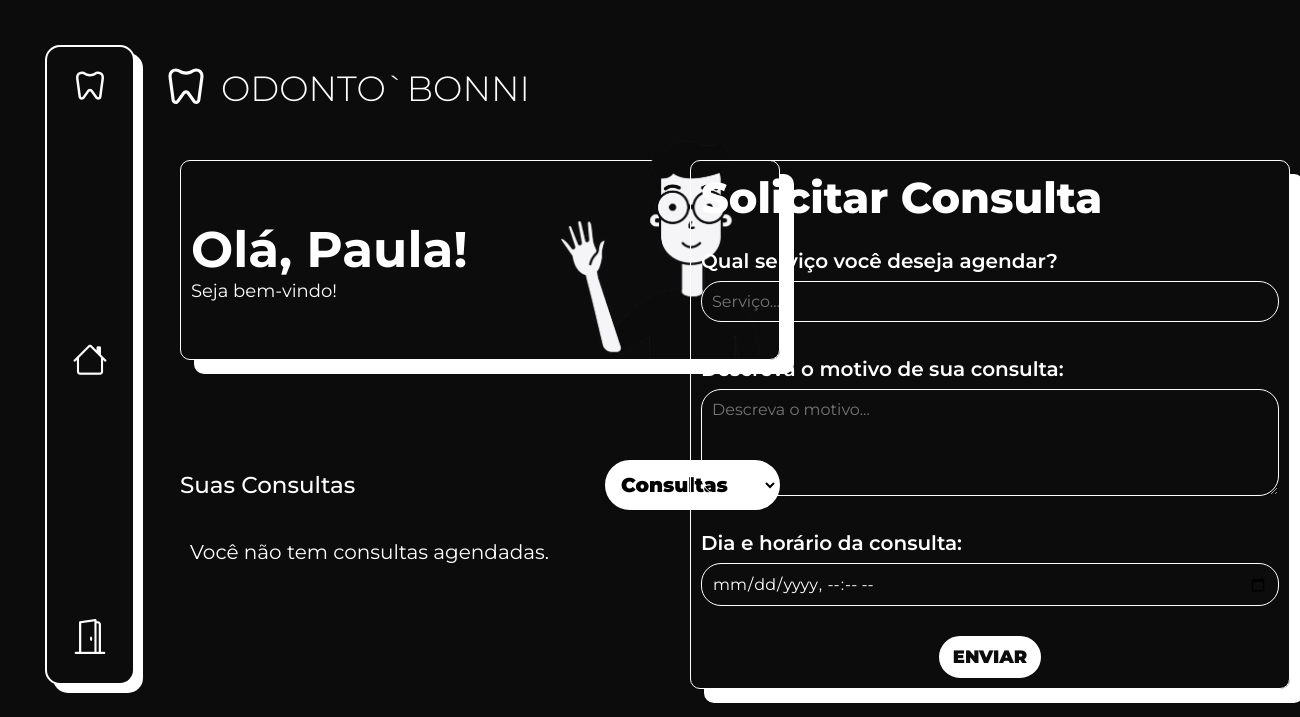
The page / (signed in) on the database as committed earlier.
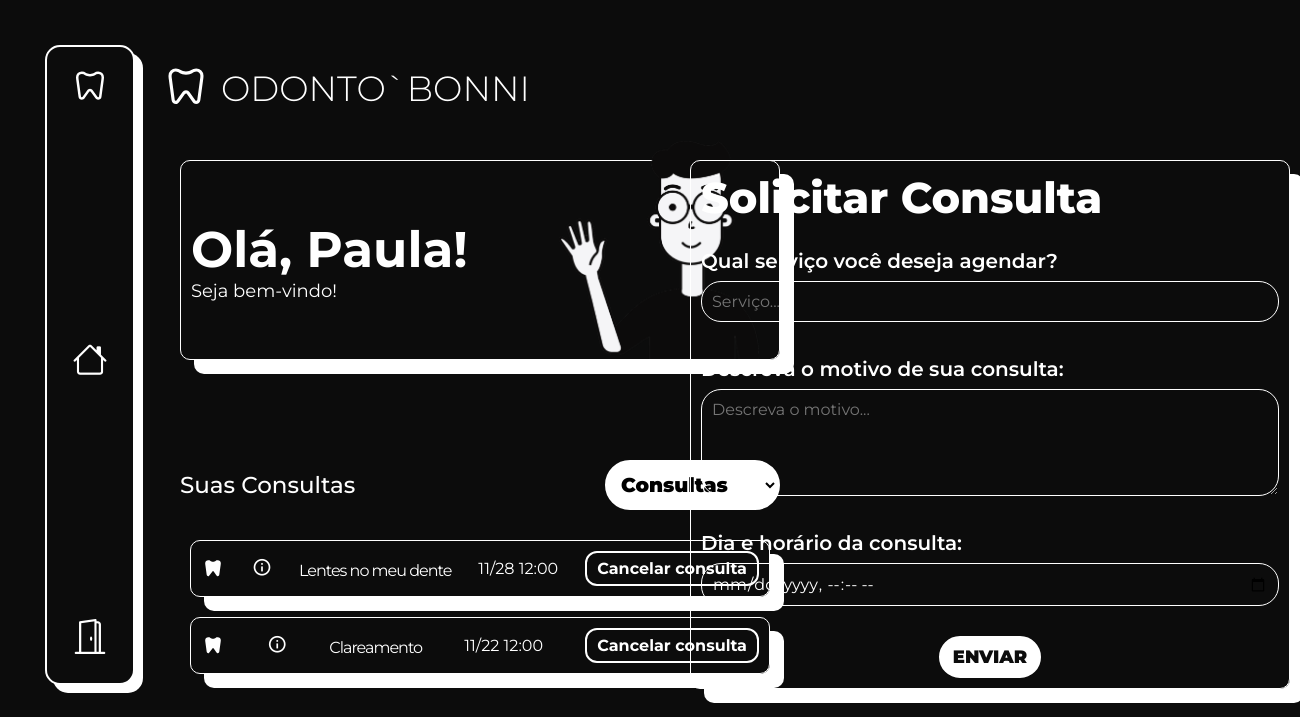
The same page on the database as committed later.
### app/models.py (models this page shows)
class Usuario(database.Model, UserMixin):
    id = database.Column(database.Integer, primary_key=True)
    username = database.Column(database.String(50), nullable=False, unique=True)
    email = database.Column(database.String(120), nullable=False, unique=True)
    senha = database.Column(database.String(200), nullable=False)
    is_admin = database.Column(database.Boolean, default=False)
    consultas = database.relationship('Consulta', back_populates='usuario', lazy=True)

class Consulta(database.Model):
    id = database.Column(database.Integer, primary_key=True)
    servico = database.Column(database.String(50), nullable=False)
    motivo = database.Column(database.String(120))
    data = database.Column(database.DateTime, nullable=False)
    user_name = database.Column(database.String, nullable=False)
    usuario_id = database.Column(database.Integer, database.ForeignKey('usuario.id'), nullable=False)
    usuario = database.relationship('Usuario', back_populates='consultas')

### app/routes.py (the view, shortened to what this page needs)
@app.route("/", methods=['GET', 'POST'])
def homepage():
    if current_user.is_authenticated:
        agora = datetime.now()
        consultas_expiradas = Consulta.query.filter(Consulta.data <= agora).all()
        solicitacoes_experidas = Solicitacao.query.filter(Solicitacao.data <= agora).all()
        for consulta in consultas_expiradas:
            database.session.delete(consulta)
        database.session.commit()
        for solicitacao in solicitacoes_experidas:
            database.session.delete(solicitacao)
        database.session.commit()
        users = Usuario.query.all()
        is_admin = current_user.is_authenticated and getattr(current_user, 'is_admin', False)
        solicitacoesPorUsuario = Solicitacao.query.filter_by(usuario_id=current_user.id).all()
        consultasPorUsuario = Consulta.query.filter_by(usuario_id=current_user.id).all()
        consultas = Consulta.query.all()
        solicitacoes = Solicitacao.query.all()
        datas_agendadas = [consulta.data for consulta in consultas]
        form_solicitacao = FormSolicitacao()
        form_consulta = FormConsulta()
        form_consulta.username.choices = [(usuario.id, usuario.username) for usuario in users]
        return render_template(
            "homepage.html",
            admin=is_admin,
            users=users,
            form_solicitacao=form_solicitacao,
            form_consulta=form_consulta,
            datas_agendadas=datas_agendadas,
            solicitacoesPorUsuario=solicitacoesPorUsuario,
            solicitacoes=solicitacoes,
            consultasPorUsuario=consultasPorUsuario,
            consultas=consultas
        )
    else:
        return render_template('homepage.html')

### app/templates/homepage.html (shortened to what this page needs)
{% extends 'base.html' %}
{%block body%}
{% if current_user.is_authenticated %}
  {%include 'navbar.html'%}
  <main class="home">
    {% if admin %}
      <div class="divColumn">
        <form method="POST" action="{{ url_for('promote') }}" id="promote-form">
          <h2 for="user_id">Promover a Administrador:</h2>
          <select name="user_id" id="user_id">
            {% for user in users %}
            <option value="{{ user.id }}">{{ user.username }}</option>
            {% endfor %}
          </select>
          <button type="submit">Promover a Administrador</button>
        </form>
        <form method="post" action="{{url_for('homepage')}}" class="formConsulta">
          <h2>Agendar uma consulta</h2>
          {{ form_consulta.hidden_tag() }}
          <div class="divInput">
              {{ form_consulta.username(class="form-control select2") }}
          </div>
          <div class="divInput">
              {{ form_consulta.servico(class="form-control", placeholder="Informe o serviço...") }}
          </div>
          <div class="divInput">
              {{ form_consulta.data(class="form-control", placeholder="Clique para adicionar uma data...") }}
          </div>
          {{form_consulta.submit(type="submit", id="btnSubmitConsulta")}}
      </form>
      </div>
      <div class="divColumn2">
        <div class="suasConsultas">
          <div class="selectCoSo">
            <div class="title">
              <h2 id="consultaTitle">Suas Consultas</h2>
              <h2 id="solicitacaoTitle">Suas Solicitações</h2>
            </div>
            <select
              name="consultasSolicitacoesSelect"
              id="consultasSolicitacoesSelect"
              onchange="alternarConteudo()"
            >
              <option value="consultas" selected>Consultas</option>
              <option value="solicitacoes">Solicitações</option>
            </select>
          </div>
          <div class="listEvents">
            <ul id="solicitacoes" class="listaPedidos">
              {% for solicitacao in solicitacoes %}
              <li>
                <svg
                  xmlns="http://www.w3.org/2000/svg"
                  height="40px"
                  viewBox="0 -960 960 960"
                  width="40px"
                  fill="#fff"
                >
                  <path
                    d="M680-875q66 0 113 47t47 113q0 11-1.5 29.5T834-643l-55 403q-5 40-35.5 63T677-154q-21.67 0-41.5-9.33-19.83-9.34-33.5-28.67L495-348q-2-3.33-6.5-5.17Q484-355 479-355q-2.67 0-16 9L359-195q-14 20.67-34.83 30.83Q303.33-154 281-154q-36 0-66-23.17-30-23.16-35-63.83l-54-402q-3-24-4.5-42.5T120-715q0-66 47-113t113-47q36 0 57.5 9.5T379-845q20 11 42.5 20.5T480-815q36 0 58.5-9.5T581-845q20-11 42-20.5t57-9.5Z"
                  />
                </svg>
                <div class="motivoIcon">
                  <i class="bx bx-info-circle"></i>
                  <div class="motivoHover">
                    <h2>Motivo:</h2>
                    <span>
                      {{solicitacao.motivo}}
                    </span>
                  </div>
                </div>
                <div class="solicitacaoDetails">
                  <p>
                    Solicitação de {{ solicitacao.user_name }}: {{
                    solicitacao.data.strftime('%m/%d %H:%M') }}
                  </p>
                  <form
                    action="{{ url_for('confirmar', id=solicitacao.id) }}"
                    method="POST"
                    style="display: inline"
                  >
                    <button type="submit">Confirmar</button>
                  </form>
                  <form
                    action="{{ url_for('cancelar', id=solicitacao.id) }}"
                    method="POST"
                    style="display: inline"
                  >
                    <button type="submit">Cancelar</button>
                  </form>
                </div>
              </li>
              <script>
                function alternarConteudo() {
                  const select = document.getElementById(
                    "consultasSolicitacoesSelect"
                  );
                  const valorSelecionado = select.value;
                  // Esconder todas as listas
                  document.getElementById("consultas").style.display = "none";
                  document.getElementById("solicitacoes").style.display = "none";
                  // Esconder ambos os títulos
                  const consultaTitle = document.getElementById("consultaTitle");
                  const solicitacaoTitle =
                    document.getElementById("solicitacaoTitle");
                  consultaTitle.style.display = "none";
                  solicitacaoTitle.style.display = "none";
                  // Mostrar o título e a lista correspondente
                  if (valorSelecionado === "consultas") {
                    consultaTitle.style.display = "flex";
                  } else if (valorSelecionado === "solicitacoes") {
                    solicitacaoTitle.style.display = "flex";
                  }
                  // Mostrar a lista correspondente
                  if (valorSelecionado) {
                    document.getElementById(valorSelecionado).style.display =
                      "flex";
                  }
                }
                // Exibir a lista de consultas ao carregar a página
                window.onload = () => {
                  alternarConteudo();
                };
              </script>
              <script>
                // Ativar o Select2 no campo
                $(document).ready(function() {
                    $('.select2').select2({
                        placeholder: "Selecione um usuário",
                        allowClear: true
                    });
                });
              </script>
              {% else %}
              <p class="semConsultas" style="font-size: 2rem">
                Não há solicitações.
              </p>
              {% endfor %}
            </ul>
            <ul id="consultas" class="listaPedidos">
              {% for consulta in consultas %}
              <li>
                <svg
                  xmlns="http://www.w3.org/2000/svg"
                  height="24px"
                  viewBox="0 -960 960 960"
                  width="24px"
                  fill="#fff"
                >
                  <path
                    d="M672.31-835q49.84.77 84.92 35.46T792.31-715q0 9.46-1.12 26.42-1.11 16.96-4.11 40.2l-55.77 403Q728.62-222 710.65-208q-17.96 14-41.34 14-16.08 0-28.27-8.85-12.19-8.84-21.35-21.46L501.15-385.69q-4.3-5.54-9.57-8.96-5.27-3.43-12.58-3.43-7.08 0-22.15 14.39L341.31-227.31q-10.16 13.08-23.35 23.19Q304.77-194 288.69-194q-23.38 0-40.84-14.5-17.47-14.5-20.16-37.88l-54.77-402q-3-23.24-4.11-40.2-1.12-16.96-1.12-26.42 0-49.85 35.08-84.92Q237.85-835 287.69-835q29.08 0 49.81 9.5 20.73 9.5 40.73 20.5 20 11 43.65 20.5Q445.54-775 480-775q35.23 0 59.27-9.5 24.04-9.5 44.04-20.5t40.46-20.5q20.46-9.5 48.54-9.5Z"
                  />
                </svg>
                <div class="motivoIcon">
                  {{consulta.user_name}}
                </div>
                <div class="title">
                  <span class="titleText">
                    {{ consulta.servico }}</span>
                </div>
                <div class="data">
                  <span class="dataText"
                    >
                    {{ consulta.data.strftime('%m/%d %H:%M') }}</span
                  >
                </div>
                <div class="buttonBox">
                  <form
                    action="{{ url_for('cancelarConsulta', id=consulta.id) }}"
                    method="POST"
                    style="display: inline"
                  >
                    <button>Cancelar consulta</button>
                  </form>
                </div>
              </li>
              {% else %}
              <p class="semConsultas" style="font-size: 2rem">
                Você não tem consultas agendadas.
              </p>
              {% endfor %}
            </ul>
          </div>
        </div>
      </div>
      <script>
        function alternarConteudo() {
          const select = document.getElementById("consultasSolicitacoesSelect");
          const valorSelecionado = select.value;
          // Esconder todas as listas
          document.getElementById("consultas").style.display = "none";
          document.getElementById("solicitacoes").style.display = "none";
          // Esconder ambos os títulos
          const consultaTitle = document.getElementById("consultaTitle");
          const solicitacaoTitle = document.getElementById("solicitacaoTitle");
          consultaTitle.style.display = "none";
          solicitacaoTitle.style.display = "none";
          // Mostrar o título e a lista correspondente
          if (valorSelecionado === "consultas") {
            consultaTitle.style.display = "flex";
          } else if (valorSelecionado === "solicitacoes") {
            solicitacaoTitle.style.display = "flex";
          }
          // Mostrar a lista correspondente
          if (valorSelecionado) {
            document.getElementById(valorSelecionado).style.display = "flex";
          }
        }
        // Exibir a lista de consultas ao carregar a página
        window.onload = () => {
          alternarConteudo();
        };
      </script>
      <script>
        // Ativar o Select2 no campo
        $(document).ready(function() {
            $('.select2').select2({
                placeholder: "Selecione um usuário",
                allowClear: true
            });
        });
      </script>
    {%else%}
      <div class="column">
        <div class="divOla">
          <div class="ola">
            <h3>Olá, {{ current_user.username.capitalize() }}!</h3>
            <p>Seja bem-vindo!</p>
          </div>
          <img src="{{ url_for('static', filename='imgs/ola.png') }}" alt="" />
        </div>
        <div class="suasConsultas">
          <div class="selectCoSo">
            <div class="title">
              <h2 id="consultaTitle">Suas Consultas</h2>
            </div>
            <select
              name="consultasSolicitacoesSelect"
              id="consultasSolicitacoesSelect"
              onchange="alternarConteudo()"
            >
              <option value="consultas" selected>Consultas</option>
            </select>
          </div>
          <div class="listEvents">
            <ul id="consultas" class="listaPedidos">
              {% for consulta in consultasPorUsuario %}
              <li>
                <div class="motivoIcon">
                  <i class="bx bx-info-circle"></i>
                </div>
                <div class="title">
                  <span class="titleText"> {{ consulta.servico }}</span>
                </div>
                <div class="data">
                  <span class="dataText"
                    >{{ consulta.data.strftime('%m/%d %H:%M') }}</span
                  >
                </div>
                <div class="buttonBox">
                  <form
                    action="{{ url_for('cancelarConsulta', id=consulta.id) }}"
                    method="POST"
                    style="display: inline"
                  >
                    <button>Cancelar consulta</button>
                  </form>
                </div>
              </li>
              {% else %}
              <p class="semConsultas" style="font-size: 2rem">
                Você não tem consultas agendadas.
              </p>
              {% endfor %}
            </ul>
          </div>
        </div>
      </div>
      <div class="column">
        <div class="requisitarConsulta">
          <h2>Solicitar consulta</h2>
          <form action="{{url_for('homepage')}}" id="consultaForm" method="POST">
            <h3>Qual serviço você deseja agendar?</h3>
            <div class="divInput">
              {{ form_solicitacao.servico(type="text", id="servico",
              placeholder="Serviço...") }}
            </div>
            <h3>Descreva o motivo de sua consulta:</h3>
            <div class="divInput">
              {{ form_solicitacao.motivo(type="text", id="motivo",
              placeholder="Descreva o motivo...") }}
            </div>
            <h3>Dia e horário da consulta:</h3>
            <div class="divInput">
              {{ form_solicitacao.data(type="datetime-local", id="data",
              placeholder='Clique para escolher uma data...') }}
            </div>
            {{ form_solicitacao.submit(class="submitSolicitacao") }}
          </form>
        </div>
      </div>
    {% endif %}
  </main>
{%endif%}
{%endblock%}

Rows that differ between the two databases and show on the page:
added Consulta: servico "Lentes no meu dente", data "11/28 12:00"
added Consulta: servico "Clareamento", data "11/22 12:00"
Other text that changed with them:
text no longer shown: "Você não tem consultas agendadas."
